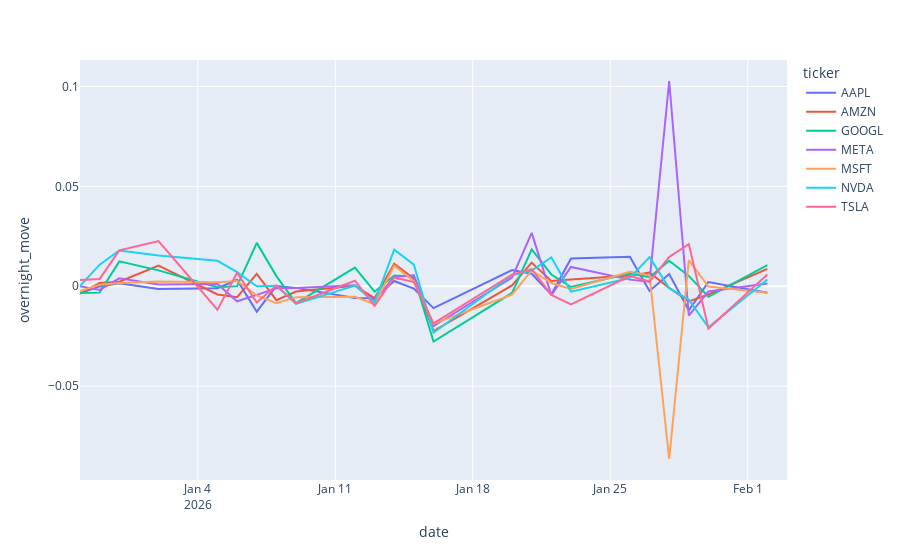

The notebook cell saved with this chart:
### Code cell
px.line(
    ohlcv_df,
    x="date",
    y = "overnight_move",
    color = "ticker",
    category_orders={
        "ticker": sorted(ohlcv_df["ticker"].unique())
    }
)

### Figure 1 — Plotly figure (JSON) as saved in the notebook; plotly's stock layout.template omitted (floating-point values rounded to 4 significant figures)
{"data": [{"hovertemplate": "ticker=AAPL<br>date=%{x}<br>overnight_move=%{y}<extra></extra>", "legendgroup": "AAPL", "line": {"color": "#636efa", "dash": "solid"}, "marker": {"symbol": "circle"}, "mode": "lines", "name": "AAPL", "orientation": "v", "showlegend": true, "x": ["2025-12-29", "2025-12-30", "2025-12-31", "2026-01-02", "2026-01-05", "2026-01-06", "2026-01-07", "2026-01-08", "2026-01-09", "2026-01-12", "2026-01-13", "2026-01-14", "2026-01-15", "2026-01-16", "2026-01-20", "2026-01-21", "2026-01-22", "2026-01-23", "2026-01-26", "2026-01-27", "2026-01-28", "2026-01-29", "2026-01-30", "2026-02-02", "2026-02-03"], "xaxis": "x", "y": [-0.00347, -7.32e-05, 0.001471, -0.001365, -0.0009729, 0.003202, -0.01271, 0.0001543, -0.0008096, -0.005879, -0.005976, 0.002654, -0.001201, -0.01096, 0.008107, 0.006259, -0.004147, 0.01387, 0.01472, -0.002401, 0.006083, -0.01204, 0.00212, -0.003259, NaN], "yaxis": "y", "type": "scatter"}, {"hovertemplate": "ticker=AMZN<br>date=%{x}<br>overnight_move=%{y}<extra></extra>", "legendgroup": "AMZN", "line": {"color": "#EF553B", "dash": "solid"}, "marker": {"symbol": "circle"}, "mode": "lines", "name": "AMZN", "orientation": "v", "showlegend": true, "x": ["2025-12-29", "2025-12-30", "2025-12-31", "2026-01-02", "2026-01-05", "2026-01-06", "2026-01-07", "2026-01-08", "2026-01-09", "2026-01-12", "2026-01-13", "2026-01-14", "2026-01-15", "2026-01-16", "2026-01-20", "2026-01-21", "2026-01-22", "2026-01-23", "2026-01-26", "2026-01-27", "2026-01-28", "2026-01-29", "2026-01-30", "2026-02-02", "2026-02-03"], "xaxis": "x", "y": [-0.003706, 0.001634, 0.002253, 0.01033, -0.004119, -0.005479, 0.00621, -0.006984, -0.002628, 0.0002434, -0.005977, 0.01124, 0.003821, -0.02242, 0.0003896, 0.01185, 0.002646, 0.003429, 0.005327, 0.006907, -0.0007818, -0.007612, -0.004137, 0.008685, NaN], "yaxis": "y", "type": "scatter"}, {"hovertemplate": "ticker=GOOGL<br>date=%{x}<br>overnight_move=%{y}<extra></extra>", "legendgroup": "GOOGL", "line": {"color": "#00cc96", "dash": "solid"}, "marker": {"symbol": "circle"}, "mode": "lines", "name": "GOOGL", "orientation": "v", "showlegend": true, "x": ["2025-12-29", "2025-12-30", "2025-12-31", "2026-01-02", "2026-01-05", "2026-01-06", "2026-01-07", "2026-01-08", "2026-01-09", "2026-01-12", "2026-01-13", "2026-01-14", "2026-01-15", "2026-01-16", "2026-01-20", "2026-01-21", "2026-01-22", "2026-01-23", "2026-01-26", "2026-01-27", "2026-01-28", "2026-01-29", "2026-01-30", "2026-02-02", "2026-02-03"], "xaxis": "x", "y": [-0.003381, -0.003186, 0.01246, 0.007964, -0.0004423, 6.359e-05, 0.02171, 0.00507, -0.008431, 0.009311, -0.002709, 0.005389, 0.004898, -0.02767, -0.003354, 0.01848, 0.005899, -0.0003659, 0.006331, 0.004514, 0.01277, 0.005174, -0.005266, 0.01062, NaN], "yaxis": "y", "type": "scatter"}, {"hovertemplate": "ticker=META<br>date=%{x}<br>overnight_move=%{y}<extra></extra>", "legendgroup": "META", "line": {"color": "#ab63fa", "dash": "solid"}, "marker": {"symbol": "circle"}, "mode": "lines", "name": "META", "orientation": "v", "showlegend": true, "x": ["2025-12-29", "2025-12-30", "2025-12-31", "2026-01-02", "2026-01-05", "2026-01-06", "2026-01-07", "2026-01-08", "2026-01-09", "2026-01-12", "2026-01-13", "2026-01-14", "2026-01-15", "2026-01-16", "2026-01-20", "2026-01-21", "2026-01-22", "2026-01-23", "2026-01-26", "2026-01-27", "2026-01-28", "2026-01-29", "2026-01-30", "2026-02-02", "2026-02-03"], "xaxis": "x", "y": [0.0, -0.001802, 0.003999, 0.0009226, 0.001184, -0.007538, -0.004332, -0.0009597, -0.0008115, 0.0004674, -0.007273, 0.004809, 0.005445, -0.01994, 0.004337, 0.02674, -0.004416, 0.00967, 0.003317, 0.002274, 0.1027, -0.01464, -0.002652, 0.001359, NaN], "yaxis": "y", "type": "scatter"}, {"hovertemplate": "ticker=MSFT<br>date=%{x}<br>overnight_move=%{y}<extra></extra>", "legendgroup": "MSFT", "line": {"color": "#FFA15A", "dash": "solid"}, "marker": {"symbol": "circle"}, "mode": "lines", "name": "MSFT", "orientation": "v", "showlegend": true, "x": ["2025-12-29", "2025-12-30", "2025-12-31", "2026-01-02", "2026-01-05", "2026-01-06", "2026-01-07", "2026-01-08", "2026-01-09", "2026-01-12", "2026-01-13", "2026-01-14", "2026-01-15", "2026-01-16", "2026-01-20", "2026-01-21", "2026-01-22", "2026-01-23", "2026-01-26", "2026-01-27", "2026-01-28", "2026-01-29", "2026-01-30", "2026-02-02", "2026-02-03"], "xaxis": "x", "y": [-0.002402, 0.0007385, 0.001592, 0.002368, 0.002009, 0.002612, -0.004613, -0.008471, -0.005446, -0.005239, -0.008945, 0.01032, 0.002562, -0.01879, -0.004224, 0.007903, 0.001618, -0.001374, 0.007272, 0.005473, -0.08646, 0.01308, -0.0001162, -0.003212, NaN], "yaxis": "y", "type": "scatter"}, {"hovertemplate": "ticker=NVDA<br>date=%{x}<br>overnight_move=%{y}<extra></extra>", "legendgroup": "NVDA", "line": {"color": "#19d3f3", "dash": "solid"}, "marker": {"symbol": "circle"}, "mode": "lines", "name": "NVDA", "orientation": "v", "showlegend": true, "x": ["2025-12-29", "2025-12-30", "2025-12-31", "2026-01-02", "2026-01-05", "2026-01-06", "2026-01-07", "2026-01-08", "2026-01-09", "2026-01-12", "2026-01-13", "2026-01-14", "2026-01-15", "2026-01-16", "2026-01-20", "2026-01-21", "2026-01-22", "2026-01-23", "2026-01-26", "2026-01-27", "2026-01-28", "2026-01-29", "2026-01-30", "2026-02-02", "2026-02-03"], "xaxis": "x", "y": [0.0001063, 0.01082, 0.01791, 0.01541, 0.01276, 0.007103, 0.0, 0.0002162, -0.008872, 0.0003244, -0.008019, 0.01835, 0.01085, -0.02325, 0.005503, 0.007801, 0.01439, -0.002718, 0.004129, 0.01459, -0.0009399, -0.006753, -0.02056, 0.003367, NaN], "yaxis": "y", "type": "scatter"}, {"hovertemplate": "ticker=TSLA<br>date=%{x}<br>overnight_move=%{y}<extra></extra>", "legendgroup": "TSLA", "line": {"color": "#FF6692", "dash": "solid"}, "marker": {"symbol": "circle"}, "mode": "lines", "name": "TSLA", "orientation": "v", "showlegend": true, "x": ["2025-12-29", "2025-12-30", "2025-12-31", "2026-01-02", "2026-01-05", "2026-01-06", "2026-01-07", "2026-01-08", "2026-01-09", "2026-01-12", "2026-01-13", "2026-01-14", "2026-01-15", "2026-01-16", "2026-01-20", "2026-01-21", "2026-01-22", "2026-01-23", "2026-01-26", "2026-01-27", "2026-01-28", "2026-01-29", "2026-01-30", "2026-02-02", "2026-02-03"], "xaxis": "x", "y": [0.003155, 0.003675, 0.01797, 0.02264, -0.01171, 0.00679, -0.008159, 0.0003443, -0.008494, 0.002762, -0.009817, 0.004394, 0.002121, -0.01861, 0.005748, 0.008622, -0.004295, -0.009041, 0.005078, 0.002344, 0.01469, 0.0211, -0.02119, 0.005832, NaN], "yaxis": "y", "type": "scatter"}], "layout": {"xaxis": {"anchor": "y", "domain": [0.0, 1.0], "title": {"text": "date"}}, "yaxis": {"anchor": "x", "domain": [0.0, 1.0], "title": {"text": "overnight_move"}}, "legend": {"title": {"text": "ticker"}, "tracegroupgap": 0}, "margin": {"t": 60}}}
